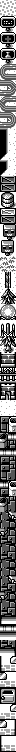

This game map was drawn from its Tiled (.tmx) file and the tilesets committed beside it. A one-line description and the full map source follow:
An orthogonal 2x94 tile map with 8x8 px tiles, 1 tile layer (metatiles), 2 tilesets.

<map height="94" orientation="orthogonal" renderorder="right-down" tileheight="8" tilewidth="8" width="2">
	<tileset firstgid="1" tilewidth="8" tileheight="8">
		<image source="../../../gfx/tilesets/image_16_65b0.png" />
	</tileset>
	<tileset firstgid="87" tilewidth="8" tileheight="8">
		<image source="../../../gfx/tilesets/image_16_6b00.png" />
	</tileset>
	<layer height="94" id="1" name="metatiles" width="2">
		<data encoding="csv">
2, 2,
2, 2,
3, 5,
4, 6,
7, 9,
8, 10,
11, 13,
12, 14,
15, 17,
16, 18,
19, 21,
20, 22,
23, 17,
24, 18,
19, 25,
20, 26,
27, 29,
28, 30,
28, 29,
31, 30,
27, 29,
31, 30,
32, 33,
32, 33,
34, 36,
35, 37,
38, 39,
32, 33,
40, 42,
41, 43,
44, 46,
45, 47,
48, 50,
49, 51,
52, 54,
53, 55,
56, 58,
57, 59,
60, 62,
61, 63,
64, 66,
65, 67,
68, 70,
69, 71,
72, 74,
73, 75,
76, 78,
77, 79,
80, 82,
81, 83,
84, 29,
85, 30,
87, 89,
88, 90,
91, 93,
92, 94,
93, 93,
87, 94,
87, 94,
88, 95,
93, 89,
87, 90,
91, 94,
92, 95,
96, 97,
96, 98,
99, 98,
100, 101,
96, 98,
100, 101,
96, 98,
96, 98,
96, 97,
100, 101,
99, 98,
96, 98,
100, 101,
102, 103,
93, 93,
103, 103,
100, 101,
103, 104,
105, 107,
106, 108,
109, 111,
110, 108,
112, 114,
113, 115,
111, 107,
110, 108,
109, 116,
110, 117,
105, 111,
106, 108</data>
	</layer>
</map>
